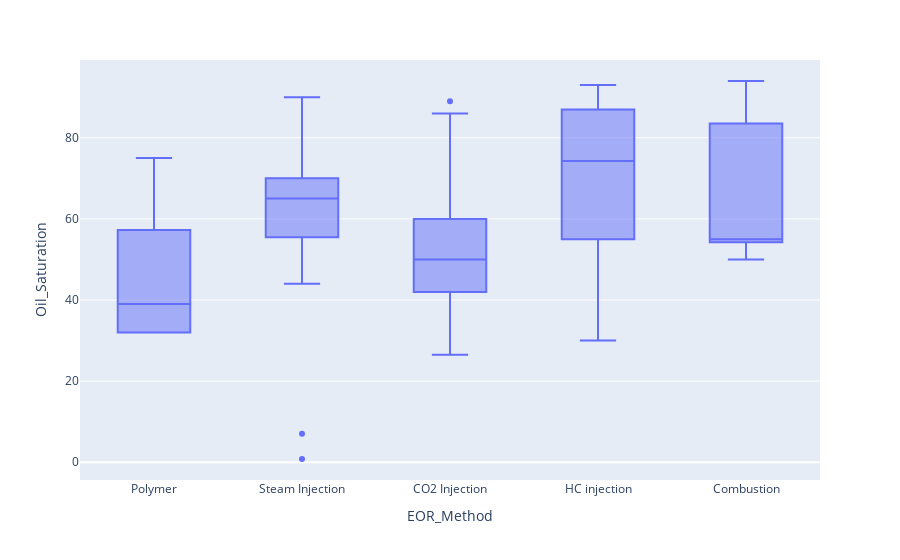

Source (notebook cell):
### Code cell
px.box(data, x="EOR_Method", y="Oil_Saturation")

### Figure 1 — Plotly figure (JSON) as saved in the notebook; plotly's stock layout.template omitted (floating-point values rounded to 4 significant figures; data arrays with more than 128 entries replaced by an {"elided": "..."} marker saying what was removed)
{"data": [{"alignmentgroup": "True", "hovertemplate": "EOR_Method=%{x}<br>Oil_Saturation=%{y}<extra></extra>", "legendgroup": "", "marker": {"color": "#636efa"}, "name": "", "notched": false, "offsetgroup": "", "orientation": "v", "showlegend": false, "type": "box", "x": {"elided": "203 str values"}, "x0": " ", "xaxis": "x", "y": {"elided": "203 float values"}, "y0": " ", "yaxis": "y"}], "layout": {"boxmode": "group", "legend": {"tracegroupgap": 0}, "margin": {"t": 60}, "xaxis": {"anchor": "y", "domain": [0, 1], "title": {"text": "EOR_Method"}}, "yaxis": {"anchor": "x", "domain": [0, 1], "title": {"text": "Oil_Saturation"}}}}
